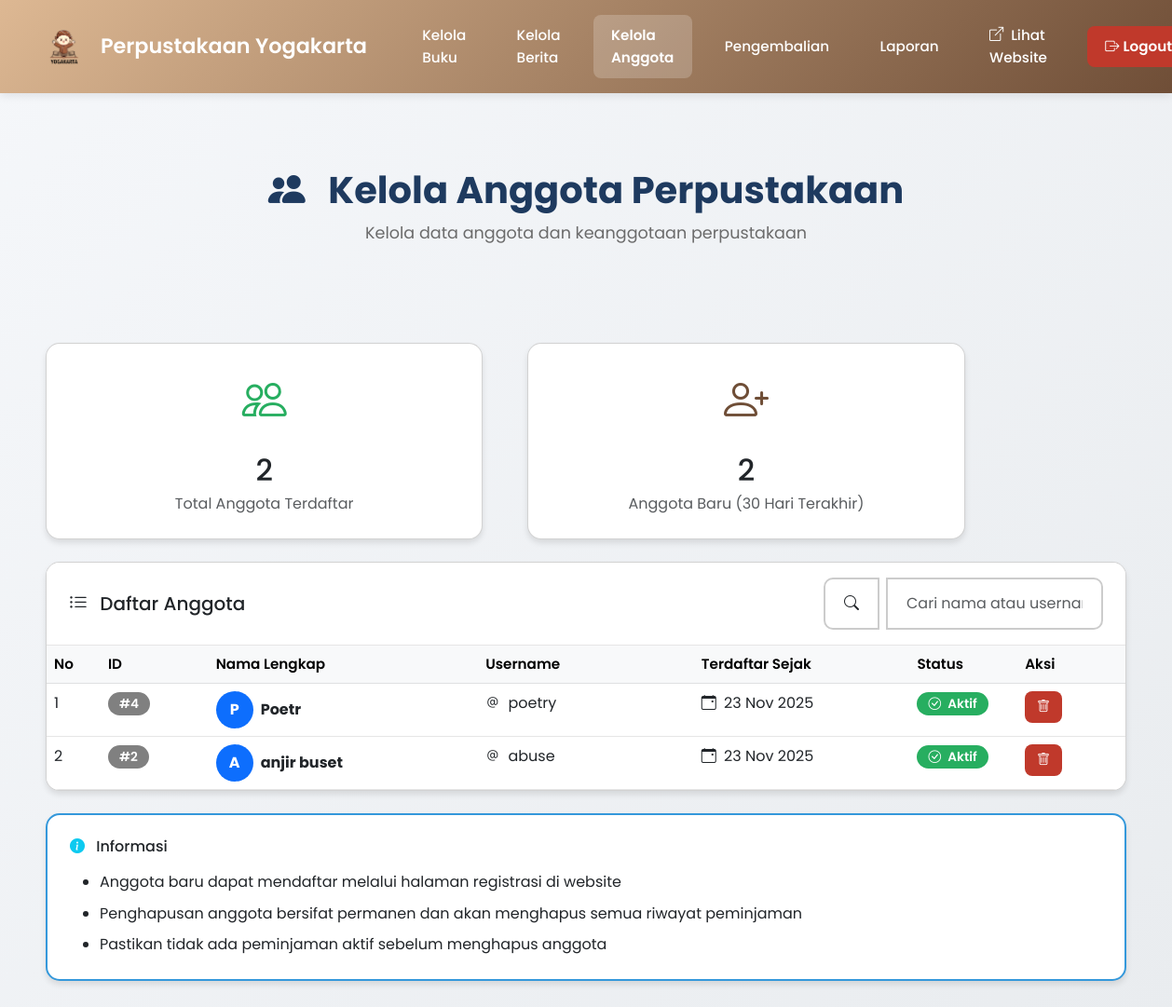
Page /admin/kelola_anggota.php (signed in) on the earlier database version.
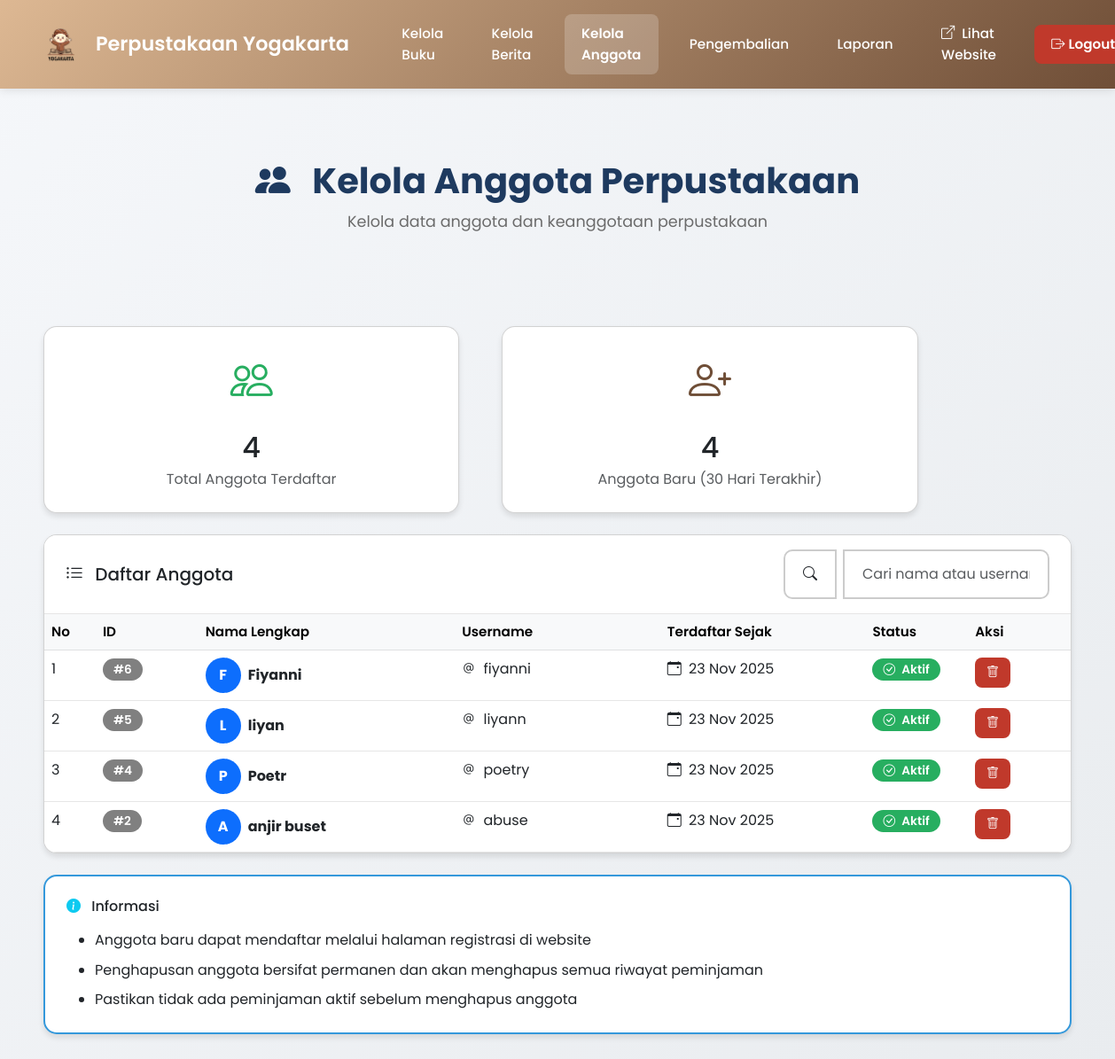
Same page on the later database version.
### tables this page shows
CREATE TABLE `users` (
  `id` int(11) NOT NULL,
  `nama` varchar(100) NOT NULL,
  `username` varchar(50) NOT NULL,
  `password` varchar(255) NOT NULL,
  `role` enum('admin','anggota') DEFAULT 'anggota',
  `created_at` timestamp NOT NULL DEFAULT current_timestamp()
);

### admin/kelola_anggota.php (the view, shortened to what the changed rows need)
<?php
require_once '../config/database.php';
$users = $pdo->query("SELECT * FROM users WHERE role='anggota' ORDER BY created_at DESC")->fetchAll();
$total_anggota = count($users);
$anggota_baru = $pdo->query("SELECT COUNT(*) FROM users WHERE role='anggota' AND DATE(created_at) >= DATE_SUB(NOW(), INTERVAL 30 DAY)")->fetchColumn();
?>
<!DOCTYPE html>
<html lang="id">
<head>
    <link href="https://cdn.jsdelivr.net/npm/bootstrap@5.3.0/dist/css/bootstrap.min.css" rel="stylesheet">
    <link rel="stylesheet" href="https://cdn.jsdelivr.net/npm/bootstrap-icons@1.11.0/font/bootstrap-icons.css">
    <link rel="stylesheet" href="../assets/css/style_admin.css">
</head>
<body>
    <div class="container my-5">
        <div class="page-header fade-in-up">
            <h1>
                <i class="bi bi-people-fill me-3"></i>
                Kelola Anggota Perpustakaan
            </h1>
        </div>
        <div class="row g-4 mb-4 fade-in-up">
            <div class="col-md-5">
                <div class="card text-center h-100">
                    <div class="card-body">
                        <i class="bi bi-people" style="font-size: 3rem; color: var(--success);"></i>
                        <h2 class="mt-3 mb-1"><?= $total_anggota ?></h2>
                        <p class="text-muted mb-0">Total Anggota Terdaftar</p>
                    </div>
                </div>
            </div>
            <div class="col-md-5">
                <div class="card text-center h-100">
                    <div class="card-body">
                        <i class="bi bi-person-plus" style="font-size: 3rem; color: var(--coffee);"></i>
                        <h2 class="mt-3 mb-1"><?= $anggota_baru ?></h2>
                        <p class="text-muted mb-0">Anggota Baru (30 Hari Terakhir)</p>
                    </div>
                </div>
            </div>
        </div>
        <div class="card fade-in-up">
            <div class="card-body p-0">
                <?php if(count($users) > 0): ?>
                <div class="table-responsive">
                    <table class="table table-hover mb-0" id="membersTable">
                        <thead class="table-light">
                            <tr>
                                <th width="5%">No</th>
                                <th width="10%">ID</th>
                                <th width="25%">Nama Lengkap</th>
                                <th width="20%">Username</th>
                                <th width="20%">Terdaftar Sejak</th>
                                <th width="10%">Status</th>
                                <th width="10%">Aksi</th>
                            </tr>
                        </thead>
                        <tbody>
                            <?php
                            $no = 1;
                            foreach($users as $row):
                            ?>
                            <tr>
                                <td><?= $no++ ?></td>
                                <td>
                                    <span class="badge bg-secondary">#<?= $row['id'] ?></span>
                                </td>
                                <td>
                                    <div class="d-flex align-items-center">
                                        <div class="rounded-circle bg-primary text-white d-flex align-items-center justify-content-center me-2"
                                             style="width: 40px; height: 40px; font-weight: bold;">
                                            <?= strtoupper(substr($row['nama'], 0, 1)) ?>
                                        </div>
                                        <strong><?= htmlspecialchars($row['nama']) ?></strong>
                                    </div>
                                </td>
                                <td>
                                    <i class="bi bi-at me-1"></i>
                                    <?= htmlspecialchars($row['username']) ?>
                                </td>
                                <td>
                                    <i class="bi bi-calendar-event me-1"></i>
                                    <?= date('d M Y', strtotime($row['created_at'])) ?>
                                </td>
                                <td>
                                    <span class="badge bg-success">
                                        <i class="bi bi-check-circle me-1"></i>
                                        Aktif
                                    </span>
                                </td>
                                <td>
                                    <a href="?hapus=<?= $row['id'] ?>"
                                       class="btn btn-sm btn-danger"
                                       onclick="return confirm('Yakin ingin menghapus anggota <?= htmlspecialchars($row['nama']) ?>?\n\nPeringatan: Semua data peminjaman terkait akan hilang!')">
                                        <i class="bi bi-trash"></i>
                                    </a>
                                </td>
                            </tr>
                            <?php endforeach; ?>
                        </tbody>
                    </table>
                </div>
                <?php endif; ?>
            </div>
        </div>
    </div>
</body>
</html>

Differences in the rows shown:
added users: id "6", nama "F", nama "Fiyanni", username "fiyanni", created_at "23 Nov 2025"
added users: id "5", nama "L", nama "liyan", username "liyann", created_at "23 Nov 2025"
Other differences:
$total_anggota: "2" → "4"
$anggota_baru: "2" → "4"
